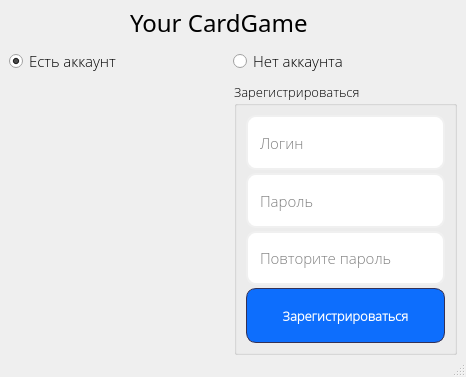
<?xml version="1.0" encoding="UTF-8"?>
<ui version="4.0">
 <class>First_menu</class>
 <widget class="QMainWindow" name="First_menu">
  <property name="windowModality">
   <enum>Qt::NonModal</enum>
  </property>
  <property name="geometry">
   <rect>
    <x>0</x>
    <y>0</y>
    <width>466</width>
    <height>377</height>
   </rect>
  </property>
  <property name="sizePolicy">
   <sizepolicy hsizetype="Fixed" vsizetype="Fixed">
    <horstretch>0</horstretch>
    <verstretch>0</verstretch>
   </sizepolicy>
  </property>
  <property name="minimumSize">
   <size>
    <width>466</width>
    <height>377</height>
   </size>
  </property>
  <property name="maximumSize">
   <size>
    <width>466</width>
    <height>377</height>
   </size>
  </property>
  <property name="font">
   <font>
    <family>Open Sans Light</family>
    <pointsize>9</pointsize>
   </font>
  </property>
  <property name="focusPolicy">
   <enum>Qt::StrongFocus</enum>
  </property>
  <property name="windowTitle">
   <string>Вход  / регистрация</string>
  </property>
  <property name="windowIcon">
   <iconset>
    <normaloff>photo_data/latch.png</normaloff>photo_data/latch.png</iconset>
  </property>
  <property name="styleSheet">
   <string notr="true">QLineEdit{
	border: 2px solid rgb(240, 240, 240);
	border-radius: 10px;
	padding-left: 10px;
	padding-right: 10px;
	}

QLineEdit:hover{
	border: 2px solid rgb(211, 211, 211)
	}
QLineEdit:focus{
	border: 2px solid rgb(85, 170, 255);
	}
QPushButton {
background-color: #0d6efd;
border: 1px solid #343155; color: #fff;
padding: 6px; border-radius: 10px;}

QPushButton:hover, QPushButton:clicked { 
background-color: #0b5ed7; 
border: 1px solid #9ac3fe;}
QPushButton:pressed {
background-color:rgb(10, 87, 194) ;}</string>
  </property>
  <property name="toolButtonStyle">
   <enum>Qt::ToolButtonIconOnly</enum>
  </property>
  <widget class="QWidget" name="centralwidget">
   <property name="sizePolicy">
    <sizepolicy hsizetype="Fixed" vsizetype="Fixed">
     <horstretch>0</horstretch>
     <verstretch>0</verstretch>
    </sizepolicy>
   </property>
   <property name="minimumSize">
    <size>
     <width>466</width>
     <height>336</height>
    </size>
   </property>
   <property name="maximumSize">
    <size>
     <width>466</width>
     <height>377</height>
    </size>
   </property>
   <property name="font">
    <font>
     <family>Open Sans Light</family>
    </font>
   </property>
   <layout class="QGridLayout" name="gridLayout">
    <property name="topMargin">
     <number>6</number>
    </property>
    <property name="bottomMargin">
     <number>0</number>
    </property>
    <property name="verticalSpacing">
     <number>7</number>
    </property>
    <item row="0" column="0">
     <spacer name="horizontalSpacer">
      <property name="orientation">
       <enum>Qt::Horizontal</enum>
      </property>
      <property name="sizeType">
       <enum>QSizePolicy::Expanding</enum>
      </property>
      <property name="sizeHint" stdset="0">
       <size>
        <width>108</width>
        <height>20</height>
       </size>
      </property>
     </spacer>
    </item>
    <item row="0" column="1" colspan="2">
     <widget class="QLabel" name="label_2">
      <property name="sizePolicy">
       <sizepolicy hsizetype="Expanding" vsizetype="Preferred">
        <horstretch>0</horstretch>
        <verstretch>0</verstretch>
       </sizepolicy>
      </property>
      <property name="minimumSize">
       <size>
        <width>202</width>
        <height>0</height>
       </size>
      </property>
      <property name="font">
       <font>
        <family>VAG World</family>
        <pointsize>18</pointsize>
        <weight>50</weight>
        <italic>false</italic>
        <bold>false</bold>
        <underline>false</underline>
        <strikeout>false</strikeout>
       </font>
      </property>
      <property name="text">
       <string>Your CardGame</string>
      </property>
      <property name="scaledContents">
       <bool>false</bool>
      </property>
     </widget>
    </item>
    <item row="0" column="3">
     <spacer name="horizontalSpacer_2">
      <property name="orientation">
       <enum>Qt::Horizontal</enum>
      </property>
      <property name="sizeType">
       <enum>QSizePolicy::Expanding</enum>
      </property>
      <property name="sizeHint" stdset="0">
       <size>
        <width>108</width>
        <height>20</height>
       </size>
      </property>
     </spacer>
    </item>
    <item row="2" column="0" colspan="2">
     <widget class="QLabel" name="label">
      <property name="sizePolicy">
       <sizepolicy hsizetype="Fixed" vsizetype="Fixed">
        <horstretch>0</horstretch>
        <verstretch>0</verstretch>
       </sizepolicy>
      </property>
      <property name="maximumSize">
       <size>
        <width>219</width>
        <height>252</height>
       </size>
      </property>
      <property name="text">
       <string/>
      </property>
      <property name="pixmap">
       <pixmap>photo_data/login_photo.png</pixmap>
      </property>
      <property name="scaledContents">
       <bool>true</bool>
      </property>
     </widget>
    </item>
    <item row="2" column="2" colspan="2">
     <widget class="QGroupBox" name="groupBox">
      <property name="sizePolicy">
       <sizepolicy hsizetype="Preferred" vsizetype="Preferred">
        <horstretch>0</horstretch>
        <verstretch>0</verstretch>
       </sizepolicy>
      </property>
      <property name="minimumSize">
       <size>
        <width>223</width>
        <height>0</height>
       </size>
      </property>
      <property name="font">
       <font>
        <family>Open Sans Light</family>
        <pointsize>10</pointsize>
       </font>
      </property>
      <property name="focusPolicy">
       <enum>Qt::StrongFocus</enum>
      </property>
      <property name="contextMenuPolicy">
       <enum>Qt::DefaultContextMenu</enum>
      </property>
      <property name="title">
       <string>Зарегистрироваться</string>
      </property>
      <layout class="QGridLayout" name="gridLayout_2">
       <property name="verticalSpacing">
        <number>3</number>
       </property>
       <item row="0" column="0">
        <widget class="QLineEdit" name="login_edit">
         <property name="sizePolicy">
          <sizepolicy hsizetype="Expanding" vsizetype="Expanding">
           <horstretch>0</horstretch>
           <verstretch>0</verstretch>
          </sizepolicy>
         </property>
         <property name="font">
          <font>
           <family>Open Sans Light</family>
           <pointsize>11</pointsize>
          </font>
         </property>
         <property name="styleSheet">
          <string notr="true"/>
         </property>
         <property name="text">
          <string/>
         </property>
         <property name="placeholderText">
          <string>Логин</string>
         </property>
        </widget>
       </item>
       <item row="1" column="0">
        <widget class="QLineEdit" name="password_edit">
         <property name="sizePolicy">
          <sizepolicy hsizetype="Expanding" vsizetype="Expanding">
           <horstretch>0</horstretch>
           <verstretch>0</verstretch>
          </sizepolicy>
         </property>
         <property name="font">
          <font>
           <family>Open Sans Light</family>
           <pointsize>11</pointsize>
          </font>
         </property>
         <property name="styleSheet">
          <string notr="true"/>
         </property>
         <property name="text">
          <string/>
         </property>
         <property name="echoMode">
          <enum>QLineEdit::Password</enum>
         </property>
         <property name="placeholderText">
          <string>Пароль</string>
         </property>
        </widget>
       </item>
       <item row="2" column="0">
        <widget class="QLineEdit" name="password_repeat_edit">
         <property name="sizePolicy">
          <sizepolicy hsizetype="Expanding" vsizetype="Expanding">
           <horstretch>0</horstretch>
           <verstretch>0</verstretch>
          </sizepolicy>
         </property>
         <property name="font">
          <font>
           <family>Open Sans Light</family>
           <pointsize>11</pointsize>
          </font>
         </property>
         <property name="styleSheet">
          <string notr="true"/>
         </property>
         <property name="echoMode">
          <enum>QLineEdit::Password</enum>
         </property>
         <property name="placeholderText">
          <string>Повторите пароль</string>
         </property>
         <property name="clearButtonEnabled">
          <bool>false</bool>
         </property>
        </widget>
       </item>
       <item row="3" column="0">
        <widget class="QPushButton" name="btn_registration">
         <property name="sizePolicy">
          <sizepolicy hsizetype="Expanding" vsizetype="Expanding">
           <horstretch>0</horstretch>
           <verstretch>0</verstretch>
          </sizepolicy>
         </property>
         <property name="font">
          <font>
           <family>Open Sans Light</family>
           <pointsize>10</pointsize>
           <weight>75</weight>
           <italic>false</italic>
           <bold>true</bold>
          </font>
         </property>
         <property name="text">
          <string>Зарегистрироваться</string>
         </property>
        </widget>
       </item>
      </layout>
     </widget>
    </item>
    <item row="1" column="0" colspan="4">
     <layout class="QHBoxLayout" name="horizontalLayout">
      <item>
       <widget class="QRadioButton" name="have_account_btn">
        <property name="sizePolicy">
         <sizepolicy hsizetype="Preferred" vsizetype="Preferred">
          <horstretch>0</horstretch>
          <verstretch>0</verstretch>
         </sizepolicy>
        </property>
        <property name="font">
         <font>
          <family>Open Sans Light</family>
          <pointsize>11</pointsize>
         </font>
        </property>
        <property name="styleSheet">
         <string notr="true">QRadioButton:hover{
	border: 2px solid rgb(39, 194, 126);
	border-radius: 1px;
	}</string>
        </property>
        <property name="text">
         <string>Есть аккаунт</string>
        </property>
        <property name="icon">
         <iconset>
          <normaloff>photo_data/check_mark.png</normaloff>photo_data/check_mark.png</iconset>
        </property>
        <property name="checked">
         <bool>true</bool>
        </property>
       </widget>
      </item>
      <item>
       <widget class="QRadioButton" name="no_account_btn">
        <property name="sizePolicy">
         <sizepolicy hsizetype="Preferred" vsizetype="Preferred">
          <horstretch>0</horstretch>
          <verstretch>0</verstretch>
         </sizepolicy>
        </property>
        <property name="font">
         <font>
          <family>Open Sans Light</family>
          <pointsize>11</pointsize>
         </font>
        </property>
        <property name="layoutDirection">
         <enum>Qt::LeftToRight</enum>
        </property>
        <property name="styleSheet">
         <string notr="true">QRadioButton:hover{
	border: 2px solid rgb(219, 36, 34);
	border-radius: 1px;
	}</string>
        </property>
        <property name="text">
         <string>Нет аккаунта</string>
        </property>
        <property name="icon">
         <iconset>
          <normaloff>photo_data/cross.png</normaloff>photo_data/cross.png</iconset>
        </property>
        <property name="checked">
         <bool>false</bool>
        </property>
       </widget>
      </item>
     </layout>
    </item>
   </layout>
  </widget>
  <widget class="QMenuBar" name="menubar">
   <property name="geometry">
    <rect>
     <x>0</x>
     <y>0</y>
     <width>466</width>
     <height>21</height>
    </rect>
   </property>
  </widget>
  <widget class="QStatusBar" name="statusbar">
   <property name="statusTip">
    <string/>
   </property>
  </widget>
 </widget>
 <resources/>
 <connections/>
</ui>
